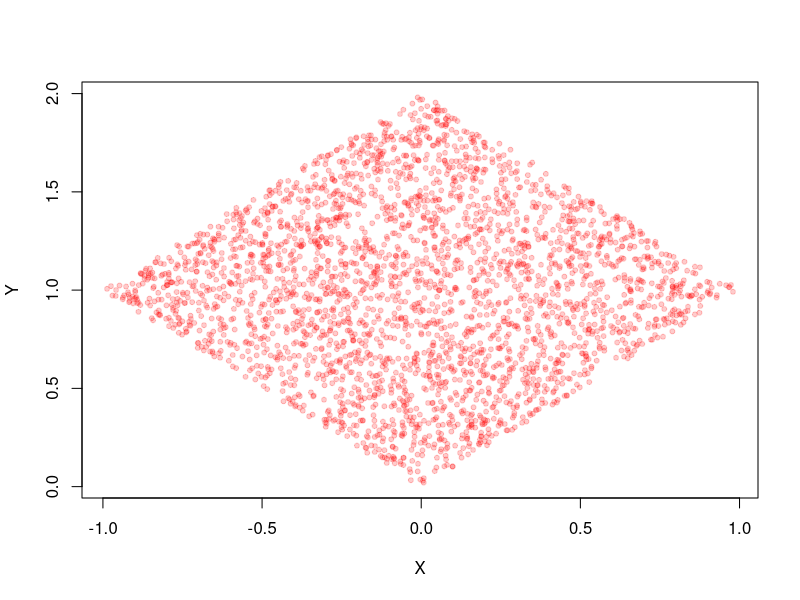
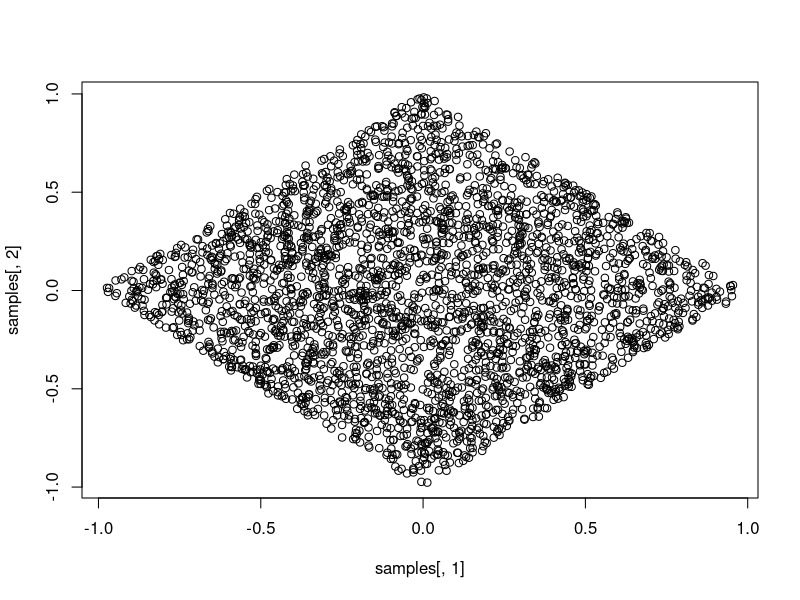

Recreate these plots in R, in order.
# Problem 1
R = runif(3e3,-1,1)
rad = runif(3e3,0,1)
X = rad - abs(R)
Y = abs(R) + rad
plot(X,Y, pch = 20, col=rgb(1,0,0,0.2))

arfunction = function() {
  while(TRUE) {
    x = runif(1,min = -1,max = 1)
    y = runif(1,min = -1, max = 1)
    if (abs(x) + abs(y) <= 1){
      rv = c(x, y)
      return(rv)
    }
  }
}
samples = matrix(nrow = 3000, ncol = 2)
for(i in 1:3000) {
  x = arfunction()
  samples[i,1] = x[1]
  samples[i,2] = x[2]
}
plot(samples[,1],samples[,2])

# Problem 2